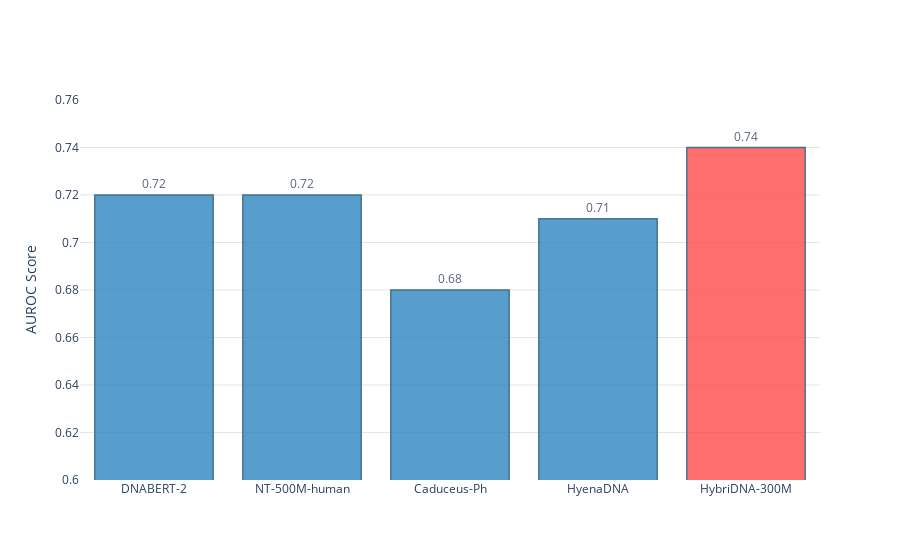

Notebook code cell kept with this figure:
### Code cell
import plotly.express as px
import pandas as pd

# Define the benchmark data for the Causal eQTL task
data_eqtl = {
    "Model": [
        "DNABERT-2", "NT-500M-human", "Caduceus-Ph",
        "HyenaDNA",
        "HybriDNA-300M"
    ],
    "Fine-tune AUROC": [0.72, 0.72, 0.68, 0.71, 0.74],
    "Highlight": [False, False, False, False, True]  # Highlight HybriDNA
}

# Create DataFrame
df_eqtl = pd.DataFrame(data_eqtl)

# Create Plotly bar chart with custom colors
fig_eqtl_finetune = px.bar(
    df_eqtl, x="Model", y="Fine-tune AUROC",
    text="Fine-tune AUROC",
    title="Causal eQTL Task - Fine-tune AUROC",
    labels={"Fine-tune AUROC": "AUROC Score", "Model": "Model Name"},
    category_orders={"Model": df_eqtl["Model"].tolist()},  # Keep original order
    color="Highlight",
    color_discrete_map={True: '#FF4B4B', False: '#2E86C1'}  # Red for HybriDNA, blue for others
)

# Update layout for better appearance
fig_eqtl_finetune.update_layout(
    xaxis_title=None,
    title=None,
    plot_bgcolor='white',  # White background
    paper_bgcolor='white',
    yaxis=dict(
        range=[0.6, 0.76],
        gridcolor='#E5E5E5',  # Light gray grid
        zeroline=False
    ),
    showlegend=False
)

# Update bar appearance and text
fig_eqtl_finetune.update_traces(
    texttemplate='%{text:.2f}',
    textposition='outside',
    marker_line_color='#1A5276',  # Darker blue border
    marker_line_width=1.5,
    opacity=0.8
)

# Show the figure
fig_eqtl_finetune.show()
fig_eqtl_finetune.write_html("Causal_eQTL_Task.html")

### Figure 1 — Plotly figure (JSON) as saved in the notebook; plotly's stock layout.template omitted (floating-point values rounded to 4 significant figures)
{"data": [{"hovertemplate": "Highlight=False<br>Model Name=%{x}<br>AUROC Score=%{text}<extra></extra>", "legendgroup": "False", "marker": {"color": "#2E86C1", "line": {"color": "#1A5276", "width": 1.5}, "pattern": {"shape": ""}}, "name": "False", "opacity": 0.8, "orientation": "v", "showlegend": true, "text": [0.72, 0.72, 0.68, 0.71], "textposition": "outside", "texttemplate": "%{text:.2f}", "type": "bar", "x": ["DNABERT-2", "NT-500M-human", "Caduceus-Ph", "HyenaDNA"], "xaxis": "x", "y": [0.72, 0.72, 0.68, 0.71], "yaxis": "y"}, {"hovertemplate": "Highlight=True<br>Model Name=%{x}<br>AUROC Score=%{text}<extra></extra>", "legendgroup": "True", "marker": {"color": "#FF4B4B", "line": {"color": "#1A5276", "width": 1.5}, "pattern": {"shape": ""}}, "name": "True", "opacity": 0.8, "orientation": "v", "showlegend": true, "text": [0.74], "textposition": "outside", "texttemplate": "%{text:.2f}", "type": "bar", "x": ["HybriDNA-300M"], "xaxis": "x", "y": [0.74], "yaxis": "y"}], "layout": {"barmode": "relative", "legend": {"title": {"text": "Highlight"}, "tracegroupgap": 0}, "paper_bgcolor": "white", "plot_bgcolor": "white", "showlegend": false, "title": {}, "xaxis": {"anchor": "y", "categoryarray": ["DNABERT-2", "NT-500M-human", "Caduceus-Ph", "HyenaDNA", "HybriDNA-300M"], "categoryorder": "array", "domain": [0, 1], "title": {}}, "yaxis": {"anchor": "x", "domain": [0, 1], "gridcolor": "#E5E5E5", "range": [0.6, 0.76], "title": {"text": "AUROC Score"}, "zeroline": false}}}
